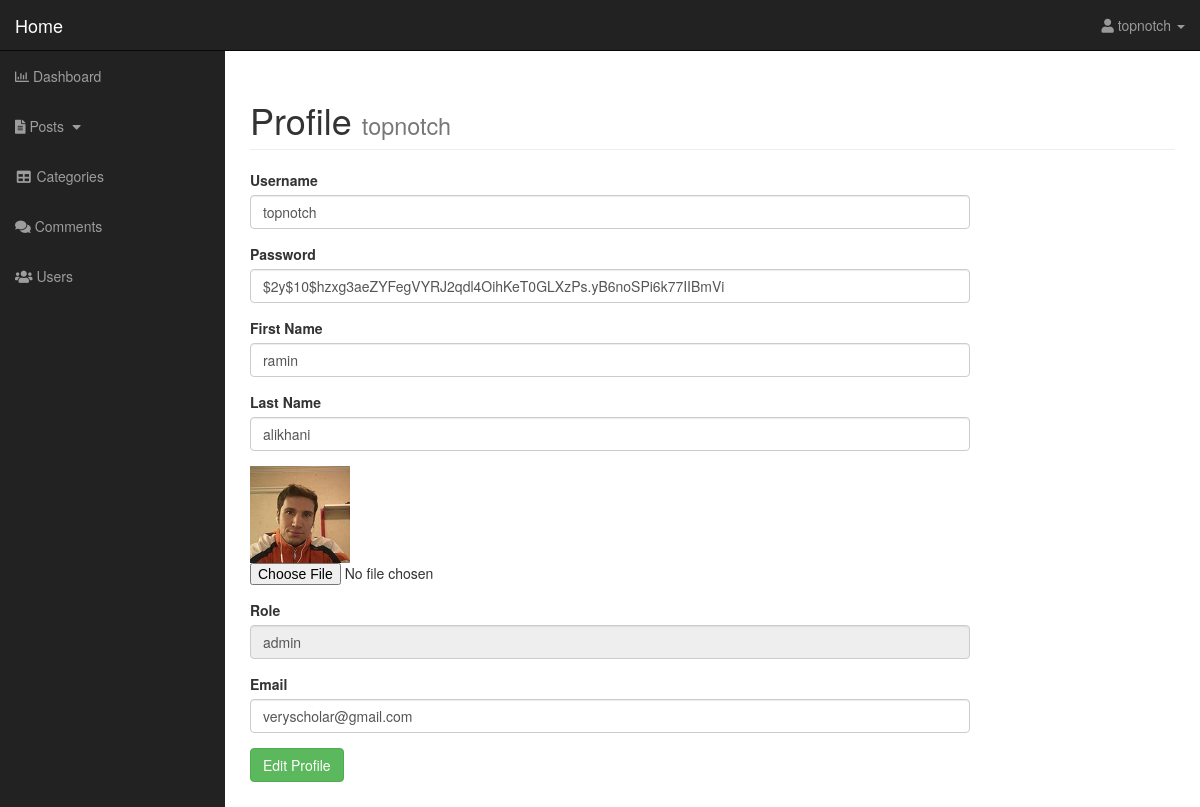
Screenshot of /admin/profile.php (signed in) with the database file from the repository.
### tables this page shows
CREATE TABLE `users` (
  `username` char(255) NOT NULL,
  `password` char(255) NOT NULL,
  `user_firstname` char(255) NOT NULL,
  `user_lastname` char(255) NOT NULL,
  `user_photo` char(255) NOT NULL,
  `user_id` int(5) NOT NULL,
  `role` char(255) NOT NULL DEFAULT 'subscriber',
  `email` char(255) NOT NULL
);

### admin/profile.php (the view, shortened to what this page needs)
<?php include 'includes/header.php'; ?>
<?php
if(isset($_SESSION['username']) && $_SESSION['role'] == 'admin'){
        $username = $_SESSION['username'];
    ?>
    <div id="wrapper">
        <div id="page-wrapper">
            <?php include 'includes/navigation.php'; ?>
            <div class="container-fluid">
                <div class="row">
                    <div class="col-lg-12">
                        <h1 class="page-header">
                            Profile
                            <small><?php echo $_SESSION['username']; ?></small>
                        </h1>
                        <?php
                            $query = "SELECT * FROM users WHERE username='$username'";
                            $result = mysqli_query($connection, $query) or die(mysqli_error($connection));
                            $row = mysqli_fetch_assoc($result);
                            $password = $row['password'];
                            $firstname = $row['user_firstname'];
                            $lastname = $row['user_lastname'];
                            $photo = $row['user_photo'];
                            $role = $row['role'];
                            $email = $row['email'];
                        ?>
                        <form action="" method="post" enctype="multipart/form-data">
                            <div class="form-group">
                                <label>Username</label>
                                <input type="text" class="form-control" name="username"
                                       style="width: 60vw" value="<?php echo $username; ?>">
                            </div>
                            <div class="form-group">
                                <label>Password</label>
                                <input type="text" class="form-control" name="password"
                                       style="width: 60vw" value="<?php echo $password; ?>">
                            </div>
                            <div class="form-group">
                                <label>First Name</label>
                                <input type="text" class="form-control" name="firstname"
                                       style="width: 60vw" value="<?php echo $firstname; ?>">
                            </div>
                            <div class="form-group">
                                <label>Last Name</label>
                                <input type="text" class="form-control" name="lastname"
                                       style="width: 60vw" value="<?php echo $lastname; ?>">
                            </div>
                            <div class="form-group">
                                <img src="img/<?php echo $photo ?>" alt="" width="100px">
                                <input type="file" name="photo">
                            </div>
                            <div class="form-group">
                                <label>Role</label>
                                <input type="text" class="form-control" name="role"
                                       style="width: 60vw" value="<?php echo $role; ?>" readonly>
                            </div>
                            <div class="form-group">
                                <label>Email</label>
                                <input type="text" class="form-control" name="email"
                                       style="width: 60vw" value="<?php echo $email; ?>">
                            </div>
                            <div class="form-group">
                                <input type="submit" name="submit" value="Edit Profile" class="btn btn-success">
                            </div>
                        </form>
                    </div>
                </div>
            </div>
        </div>
    </div>
    </body>
    </html>
<?php } else { ?>
    <div class="text-center">
        <h1 style="color: white;">Intruder!</h1>
    </div>
<?php }
?>

### admin/css/sb-admin.css (style rules this page uses)
body { margin-top: 100px; background-color: #222; }
@media (min-width:768px) { body { margin-top: 50px; } }
#wrapper { padding-left: 0; }
#page-wrapper { width: 100%; padding: 0; background-color: #fff; }
@media (min-width:768px) { #wrapper { padding-left: 225px; } }
@media (min-width:768px) { #page-wrapper { padding: 10px; } }

### rows the page displays
users: password "$2y$10$hzxg3aeZYFegVYRJ2qdl4OihKeT0GLXzPs.yB6noSPi6k77IIBmVi", firstname "ramin", lastname "alikhani", user_photo (picture), role "admin", email "veryscholar@gmail.com"

### other values shown
$_SESSION['username'] "topnotch"
